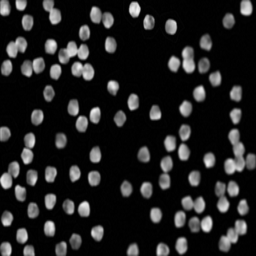
#> input picture research-paper-utils/assets/10001cell.png, 256 x 256 px
$ python bbbc005-dataset-util.py
#> lines starting #> are read from the running program, lines starting #| are printed output that depends on the picture
import scipy
import numpy as np
from scipy.ndimage import zoom
import matplotlib.pyplot as plt

# Changing figure's font to Times New Roman
plt.rcParams["font.family"] = "serif"
plt.rcParams["font.serif"] = "Times New Roman"

im_org = scipy.ndimage.imread('assets/10001cell.png', True)
#> im_org: shape (256, 256) float32; min 0, max 243, mean 33.6
im_cust = scipy.ndimage.imread('assets/16-10001cell.png', True)
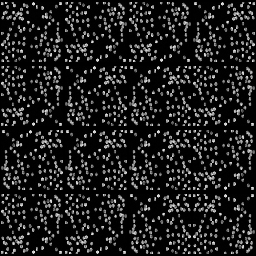
#> input picture research-paper-utils/assets/16-10001cell.png, 256 x 256 px
#> im_cust: shape (256, 256) float32; min 0, max 232, mean 30.7

fig = plt.figure(figsize=plt.figaspect(0.5))
ax = fig.add_subplot(1, 2, 1)
ax.imshow(im_org)
# ax.set_title('Normal cell image', fontsize=24)
ax.text(0.5,-0.2, '(a) Normal cell image', size=24, ha="center", transform=ax.transAxes)


ax = fig.add_subplot(1, 2, 2)
# ax.set_title('High count cell image', fontsize=24)
ax.imshow(im_cust)
ax.text(0.5,-0.2, '(b) High count cell image', size=24, ha="center", transform=ax.transAxes)

plt.tight_layout(pad=2.0)
plt.savefig('final_assets/bbbc005cells-fig-compared.png')
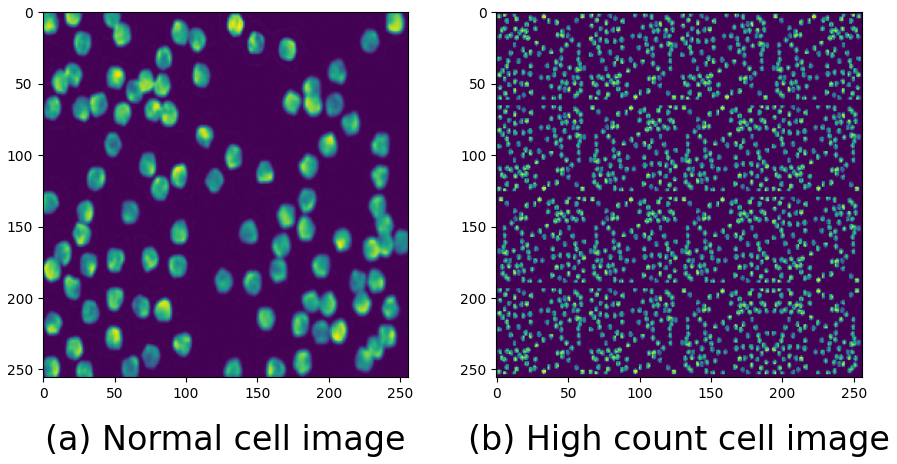
#> figure drawn by matplotlib, 2 panels
